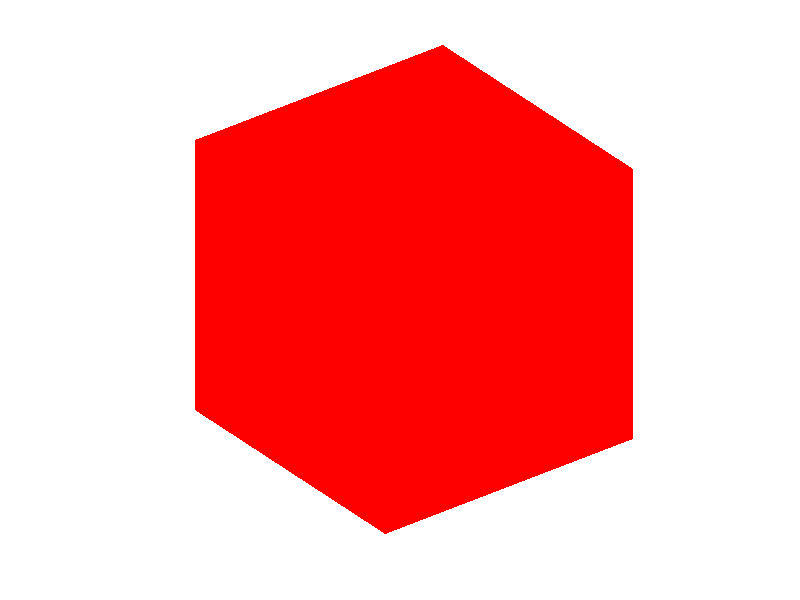

This figure's MATLAB source: (Note: this script raises an error after producing the figure.)
function [V, T] = Jerusalem_cube(nb_it, printable_ready, option_display)
%% Jerusalem_cube : function to compute, display, and save
% the Jerusalem cube at any iteration / depth level.
%
% Author & support : nicolas (dot) douillet (at) free.fr, 2021.
%
%
% Syntax
%
% Jerusalem_cube;
% Jerusalem_cube(nb_it);
% Jerusalem_cube(nb_it, printable_ready);
% Jerusalem_cube(nb_it, printable_ready, option_display);
% [V, T] = Jerusalem_cube(nb_it, printable_ready, option_display);
%
%
% Description
%
% Jerusalem_cube computes and displays the 2-
% Jerusalem cube included in the unit sphere.
% 
% Jerusalem_cube(nb_it) computes and displays
% the nb_it Jerusalem cube.
%
% Jerusalem_cube(nb_it, printable_ready) prevents from
% creating non manifold edges when printable_ready is set to true /
% logical 1, and remove duplicated vertices and faces when it is set to
% *false / logical 0. In this latter case, the model is lighter (less
% vertices, less faces), but at the cost of non manifoldness.
%
% Jerusalem_cube(nb_it, printable_ready, option_display)
% displays it when option_display is set to logical *true/1 (default),
% and doesn't when it is set to  logical false/0.
%
% [V,T] = Jerusalem_cube(nb_it, printable_ready, option_display) saves
% the resulting vertex coordinates in the array V, and the triangulation in the array T.
%
%
% Input arguments
%
% - nb_it : positive integer scalar double, the number of iterations / depth level.
%
% - printable_ready : either logical, true/*false or numeric 1/*0.
%
% - option_display : either logical, *true/false or numeric *1/0.
%
%
% Output arguments
%
%       [ |  |  |]
% - V = [Vx Vy Vz], real matrix double, the vertex coordinates. Size(V) = [nb_vertices,3].
%       [ |  |  |]
%
%       [ |  |  |]
% - T = [T1 T2 T3], positive integer matrix double, the triangulation. Size(T) = [nb_triangles,3].
%       [ |  |  |]
%
%
% Example #1
%
% Computes and displays the Jerusalem cube
% at iteration 2, with minimum vertex and face numbers
%
% Jerusalem_cube;
%
%
% Example #2
%
% Computes and saves the 3D printable ready
% Jerusalem at iteration 3
%
% [V,T] = Jerusalem_cube(3,true,false);


%% Input parsing
assert(nargin < 4,'Too many input arguments.');

if ~nargin
    
    nb_it = 2;
    printable_ready = false;
    option_display = true;
    
elseif nargin > 0
    
    assert(isreal(nb_it) && nb_it == floor(nb_it) && nb_it >= 0,'nb_it parameter value must be numeric positive or null integer.');
    
    if nargin > 1
        
        assert(islogical(printable_ready) || isnumeric(printable_ready),'printable_ready parameter type must be either logical or numeric.');
        
        if nargin > 2
            
            assert(islogical(option_display) || isnumeric(option_display),'option_display parameter type must be either logical or numeric.');
            
        else
            
            option_display = true;
            
        end
        
    else
        
        printable_ready = false;
        option_display = true;
        
    end
    
end


%% Body
% Summits of original cube (living in the unit sphere R(O,1))
a = sqrt(3)/3;
edglength = 2*a;

V1 = [a a a];
V2 = [-a a a];
V3 = [-a -a a];
V4 = [a -a a];
V5 = -V3;
V6 = -V4;
V7 = -V1;
V8 = -V2;

C = cube(V1, V2, V3, V4, V5, V6, V7, V8);


h = sqrt(2) - 1; % homothetie ratio
p = 0;

while p ~= nb_it+2
        
    new_C_array = C;
    cube_idx_to_suppr = [];
    
    for j = 1 : size(C,3)
        
        C_current = C(:,:,j);
        
        if (max(C_current.vertex(:,1)) - min(C_current.vertex(:,1))) > edglength*h^(p-1)
            
            cube_idx_to_suppr = cat(2,cube_idx_to_suppr,j);
            [V_new, F_new] = split_cube(C_current,h);
            
            for m = 1:size(F_new,1)/6
                
                new_cube = cube(V_new(F_new(6*(m-1)+1,1),:),...
                                V_new(F_new(6*(m-1)+1,2),:),...
                                V_new(F_new(6*(m-1)+1,3),:),...
                                V_new(F_new(6*(m-1)+1,4),:),...
                                V_new(F_new(6*(m-1)+2,1),:),...
                                V_new(F_new(6*(m-1)+2,2),:),...
                                V_new(F_new(6*(m-1)+2,3),:),...
                                V_new(F_new(6*(m-1)+2,4),:)); 
                                
                new_C_array = cat(3,new_C_array,new_cube);
                
            end
            
        end
        
    end
    
    new_C_array(:,:,cube_idx_to_suppr) = [];
    C = new_C_array;            
    p = p+1;
    
end
    

% Squares to triangles conversion
[V,T] = squares2triangles(C);

if ~printable_ready
    
    % Remove duplicated vertices
    [V,T] = remove_duplicated_vertices(V,T);
    
    % Remove duplicated triangles
    T = unique(sort(T,2),'rows','stable');
    
end

% Display
if option_display
    
    warning('on');
    
    if option_display && nb_it > 4
        warning('%s triangles to display !',num2str(size(T,1)))
    end        
    
    disp_Jerusalem_cube(V,T);
    
end


end % Jerusalem_cube


%% Split cube subfunction
function [V_new, F_new] = split_cube(C, h)
% Input
%
% C : cube structure
%
%
% Outputs
%
% V_new : the newly created vertices -coordinates-
% F_new : the newly created facets line indices


h1 = 1 - 2*h;

% Six possible values for each coordinate, X, Y, or Z
val1x = min(C.vertex(:,1));
val6x = max(C.vertex(:,1));
val2x = val1x + h1 * (val6x - val1x);
val3x = val1x + h *  (val6x - val1x);
val4x = val6x - h *  (val6x - val1x);
val5x = val6x - h1 * (val6x - val1x);

val1y = min(C.vertex(:,2));
val6y = max(C.vertex(:,2));
val2y = val1y + h1 * (val6y - val1y);
val3y = val1y + h *  (val6y - val1y);
val4y = val6y - h *  (val6y - val1y);
val5y = val6y - h1 * (val6y - val1y);

val1z = min(C.vertex(:,3));
val6z = max(C.vertex(:,3));
val2z = val1z + h1 * (val6z - val1z);
val3z = val1z + h *  (val6z - val1z);
val4z = val6z - h *  (val6z - val1z);
val5z = val6z - h1 * (val6z - val1z);


V_new = [val6x val6y val6z; % Top first layer
    val5x val6y val6z;
    val4x val6y val6z;
    val3x val6y val6z;
    val2x val6y val6z;
    val1x val6y val6z;
    
    val6x val5y val6z;
    val5x val5y val6z;
    val4x val5y val6z;
    val3x val5y val6z;
    val2x val5y val6z;
    val1x val5y val6z;
    
    val6x val4y val6z;
    val5x val4y val6z;
    val4x val4y val6z;
    val3x val4y val6z;
    val2x val4y val6z;
    val1x val4y val6z;
    
    val6x val3y val6z;
    val5x val3y val6z;
    val4x val3y val6z;
    val3x val3y val6z;
    val2x val3y val6z;
    val1x val3y val6z;
    
    val6x val2y val6z;
    val5x val2y val6z;
    val4x val2y val6z;
    val3x val2y val6z;
    val2x val2y val6z;
    val1x val2y val6z;
    
    val6x val1y val6z;
    val5x val1y val6z;
    val4x val1y val6z;
    val3x val1y val6z;
    val2x val1y val6z;
    val1x val1y val6z;...
    
    
    val6x val6y val5z; % Top second layer
    val5x val6y val5z;
    val4x val6y val5z;
    val3x val6y val5z;
    val2x val6y val5z;
    val1x val6y val5z;
    
    val6x val5y val5z;
    val5x val5y val5z;
    val4x val5y val5z;
    val3x val5y val5z;
    val2x val5y val5z;
    val1x val5y val5z;
    
    val6x val4y val5z;
    val5x val4y val5z;
    val4x val4y val5z;
    val3x val4y val5z;
    val2x val4y val5z;
    val1x val4y val5z;
    
    val6x val3y val5z;
    val5x val3y val5z;
    val4x val3y val5z;
    val3x val3y val5z;
    val2x val3y val5z;
    val1x val3y val5z;
    
    val6x val2y val5z;
    val5x val2y val5z;
    val4x val2y val5z;
    val3x val2y val5z;
    val2x val2y val5z;
    val1x val2y val5z;
    
    val6x val1y val5z;
    val5x val1y val5z;
    val4x val1y val5z;
    val3x val1y val5z;
    val2x val1y val5z;
    val1x val1y val5z;...
    
    
    val6x val6y val4z; % Top third layer
    val5x val6y val4z;
    val4x val6y val4z;
    val3x val6y val4z;
    val2x val6y val4z;
    val1x val6y val4z;
    
    val6x val5y val4z;
    val5x val5y val4z;
    val4x val5y val4z;
    val3x val5y val4z;
    val2x val5y val4z;
    val1x val5y val4z;
    
    val6x val4y val4z;
    val5x val4y val4z;
    val4x val4y val4z;
    val3x val4y val4z;
    val2x val4y val4z;
    val1x val4y val4z;
    
    val6x val3y val4z;
    val5x val3y val4z;
    val4x val3y val4z;
    val3x val3y val4z;
    val2x val3y val4z;
    val1x val3y val4z;
    
    val6x val2y val4z;
    val5x val2y val4z;
    val4x val2y val4z;
    val3x val2y val4z;
    val2x val2y val4z;
    val1x val2y val4z;
    
    val6x val1y val4z;
    val5x val1y val4z;
    val4x val1y val4z;
    val3x val1y val4z;
    val2x val1y val4z;
    val1x val1y val4z;...
    
    
    val6x val6y val3z; % Bottom third layer
    val5x val6y val3z;
    val4x val6y val3z;
    val3x val6y val3z;
    val2x val6y val3z;
    val1x val6y val3z;
    
    val6x val5y val3z;
    val5x val5y val3z;
    val4x val5y val3z;
    val3x val5y val3z;
    val2x val5y val3z;
    val1x val5y val3z;
    
    val6x val4y val3z;
    val5x val4y val3z;
    val4x val4y val3z;
    val3x val4y val3z;
    val2x val4y val3z;
    val1x val4y val3z;
    
    val6x val3y val3z;
    val5x val3y val3z;
    val4x val3y val3z;
    val3x val3y val3z;
    val2x val3y val3z;
    val1x val3y val3z;
    
    val6x val2y val3z;
    val5x val2y val3z;
    val4x val2y val3z;
    val3x val2y val3z;
    val2x val2y val3z;
    val1x val2y val3z;
    
    val6x val1y val3z;
    val5x val1y val3z;
    val4x val1y val3z;
    val3x val1y val3z;
    val2x val1y val3z;
    val1x val1y val3z;...
    
    
    val6x val6y val2z; % Bottom second layer
    val5x val6y val2z;
    val4x val6y val2z;
    val3x val6y val2z;
    val2x val6y val2z;
    val1x val6y val2z;
    
    val6x val5y val2z;
    val5x val5y val2z;
    val4x val5y val2z;
    val3x val5y val2z;
    val2x val5y val2z;
    val1x val5y val2z;
    
    val6x val4y val2z;
    val5x val4y val2z;
    val4x val4y val2z;
    val3x val4y val2z;
    val2x val4y val2z;
    val1x val4y val2z;
    
    val6x val3y val2z;
    val5x val3y val2z;
    val4x val3y val2z;
    val3x val3y val2z;
    val2x val3y val2z;
    val1x val3y val2z;
    
    val6x val2y val2z;
    val5x val2y val2z;
    val4x val2y val2z;
    val3x val2y val2z;
    val2x val2y val2z;
    val1x val2y val2z;
    
    val6x val1y val2z;
    val5x val1y val2z;
    val4x val1y val2z;
    val3x val1y val2z;
    val2x val1y val2z;
    val1x val1y val2z;...
    
    
    val6x val6y val1z; % Bottom first layer
    val5x val6y val1z;
    val4x val6y val1z;
    val3x val6y val1z;
    val2x val6y val1z;
    val1x val6y val1z;
    
    val6x val5y val1z;
    val5x val5y val1z;
    val4x val5y val1z;
    val3x val5y val1z;
    val2x val5y val1z;
    val1x val5y val1z;
    
    val6x val4y val1z;
    val5x val4y val1z;
    val4x val4y val1z;
    val3x val4y val1z;
    val2x val4y val1z;
    val1x val4y val1z;
    
    val6x val3y val1z;
    val5x val3y val1z;
    val4x val3y val1z;
    val3x val3y val1z;
    val2x val3y val1z;
    val1x val3y val1z;
    
    val6x val2y val1z;
    val5x val2y val1z;
    val4x val2y val1z;
    val3x val2y val1z;
    val2x val2y val1z;
    val1x val2y val1z;
    
    val6x val1y val1z;
    val5x val1y val1z;
    val4x val1y val1z;
    val3x val1y val1z;
    val2x val1y val1z;
    val1x val1y val1z;...
    ];

F_new = [1 3 15 13; % Top layer top right corner cube
         73 75 87 85;
         1 13 85 73;
         3 1 73 75;
         15 3 75 87;
         13 15 87 85;...
    
         3 4 10 9; % Top layer top cross cube
         39 40 46 45;
         3 9 45 39;
         4 3 39 40;
         10 4 40 46;
         9 10 46 45;...
    
         4 6 18 16; % Top layer top left corner cube
         76 78 90 88;
         4 16 88 76;
         6 4 76 78;
         18 6 78 90;
         16 18 90 88;...
    
         13 14 20 19; % Top layer right cross cube
         49 50 56 55;
         13 19 55 49;
         14 13 49 50;
         20 14 50 56;
         19 20 56 55;...
    
         17 18 24 23; % Top layer left cross cube
         53 54 60 59;
         17 23 59 53;
         18 17 53 54;
         24 18 54 60;
         23 24 60 59;...
    
         19 21 33 31 ; % Top layer bottom right corner cube
         91 93 105 103;
         19 31 103 91;
         21 19 91 93;
         33 21 93 105;
         31 33 105 103;...
    
         27 28 34 33; % Top layer bottom cross cube
         63 64 70 69;
         27 33 69 63;
         28 27 63 64;
         34 28 64 70;
         33 34 70 69;...
    
         22 24 36 34; % Top layer bottom left corner cube
         94 96 108 106;
         22 34 106 94;
         24 22 94 96;
         36 24 96 108;
         34 36 108 106;...            
    
         73 74 80 79; % Middle layer top right small cube
         109 110 116 115;
         73 79 115 109;
         74 73 109 110;
         80 74 110 116;
         79 80 116 115;...
    
         77 78 84 83; % Middle layer top left small cube
         113 114 120 119;
         77 83 119 113;
         78 77 113 114;
         84 78 114 120;
         83 84 120 119;...
    
         97 98 104 103; % Middle layer bottom right small cube
         133 134 140 139;
         97 103 139 133;
         98 97 133 134;
         104 98 134 140;
         103 104 140 139;...
    
         101 102 108 107; % Middle layer bottom left small cube
         137 138 144 143;
         101 107 143 137;
         102 101 137 138;
         108 102 138 144;
         107 108 144 143;...
    
         % Bottom layer : + 48 = 4 x 24        
    
         109 111 123 121; % Bottom layer top right corner cube
         181 183 195 193;
         109 121 193 181;
         111 109 181 183;
         123 111 183 195;
         121 123 195 193;...
    
         147 148 154 153; % Bottom layer top cross cube
         183 184 190 189;
         147 153 189 183;
         148 147 183 184;
         154 148 184 190;
         153 154 190 189;...
    
         112 114 126 124; % Bottom layer top left corner cube
         184 186 198 196;
         112 124 196 184;
         114 112 184 186;
         126 114 186 198;
         124 126 198 196;...
    
         157 158 164 163; % Bottom layer right cross cube
         193 194 200 199;
         157 163 199 193;
         158 157 193 194;
         164 158 194 200;
         163 164 200 199;...
    
         161 162 168 167; % Bottom layer left cross cube
         197 198 204 203;
         161 167 203 197;
         162 161 197 198;
         168 162 198 204;
         167 168 204 203;...
    
         127 129 141 139 ; % Bottom layer bottom right corner cube
         199 201 213 211;
         127 139 211 199;
         129 127 199 201;
         141 129 201 213;
         139 141 213 211;...
    
         171 172 178 177; % Bottom layer bottom cross cube
         207 208 214 213;
         171 177 213 207;
         172 171 207 208;
         178 172 208 214;
         177 178 214 213;...
    
         130 132 144 142; % Bottom layer bottom left corner cube
         202 204 216 214;
         130 142 214 202;
         132 130 202 204;
         144 132 204 216;
         142 144 216 214;...
    ];

end % split_cube


%% Build cube structure subfunction
function [C] = cube(V1, V2, V3, V4, V5, V6, V7, V8)
%
% V1, V2, V3, V4, V5, V6, V7, V8 : line vectors of cube eight vertices coordinates
%
% Vn = [Vxn Vyn Vzn]

F1 = [1 2 3 4];
F2 = [5 6 7 8];
F3 = [1 4 8 5];
F4 = [2 1 5 6];
F5 = [2 3 7 6];
F6 = [3 4 8 7];

C = struct('vertex', [V1; V2; V3; V4; V5; V6; V7; V8], ...
    'facet', [F1; F2; F3; F4; F5; F6]);

end % cube


%% Squares to triangles conversion subfunction
function [V, T] = squares2triangles(C)
%
% Author & support : nicolas.douillet (at) free.fr, 2017-2021.
%
% Split struct array into two arrays : vertices & facets

S = size(C,3);
V = zeros(8*S,3);
T = zeros(12*S,3);

for k = 1:S
    
    for i = 1:size(C(:,:,k).vertex,1)
        
        V(8*(k-1)+i,:) = C(:,:,k).vertex(i,:);
        
    end
    
    for j = 1:size(C(:,:,k).facet,1) % 6
        
        a = C(:,:,k).facet(j,1) + 8*(k-1);
        b = C(:,:,k).facet(j,2) + 8*(k-1);
        c = C(:,:,k).facet(j,3) + 8*(k-1);
        d = C(:,:,k).facet(j,4) + 8*(k-1);
        
        T1 = sort([a b c]);
        T2 = sort([a d c]);
        
        T(12*(k-1)+2*(j-1)+1,:) = T1;
        T(12*(k-1)+2*j,:) = T2;
        
    end
    
end

% Remove duplicated triangles
T = unique(sort(T,2),'rows','stable');

end % squares2triangles


%% Display subfunction
function [] = disp_Jerusalem_cube(V, T)
%
% Author & support : nicolas.douillet (at) free.fr, 2017-2021.

figure;
set(gcf,'Color',[1 1 1]), set(gca,'Color',[1 1 1]);
trisurf(T,V(:,1),V(:,2),V(:,3)), shading flat, hold on;
colormap([1 0 0]);
axis square, axis equal, axis tight, axis off;
grid off;
ax = gca;
ax.Clipping = 'off';
camlight left;
view(3);

end % disp_Jerusalem_cube


%% Remove duplicated vertices subfunction
function [V_out, T_out] = remove_duplicated_vertices(V_in, T_in)
%
% Author & support : nicolas.douillet (at) free.fr, 2017-2021.

tol = 1e4*eps;
[V_out,~,n] = uniquetol(V_in,tol,'ByRows',true);
T_out = n(T_in);

end % remove_duplicated_vertices